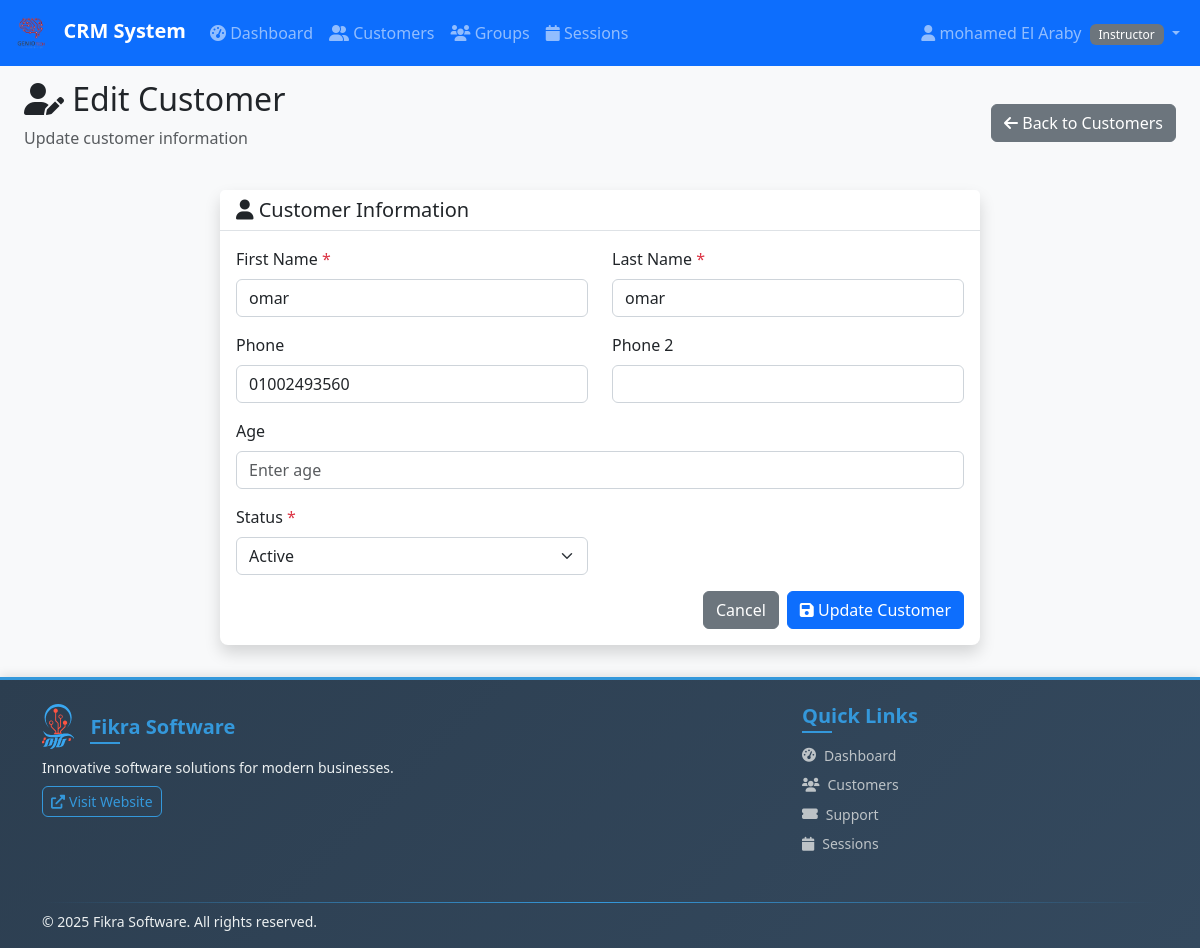
Before: /customers/1/edit (signed in) with the older database file.
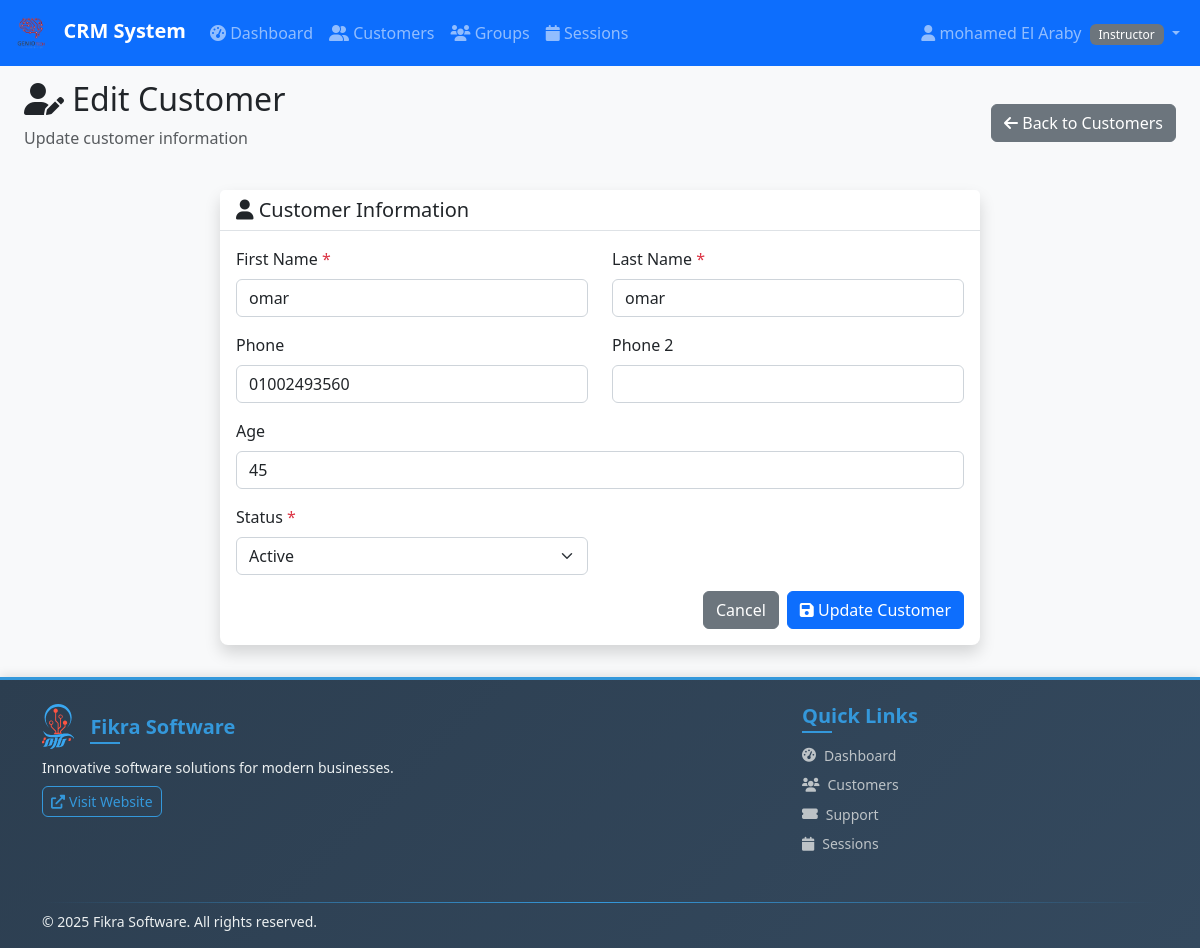
After: the same page with the newer database file.
### app.py (models this page shows)
class Customer(db.Model):
    id = db.Column(db.Integer, primary_key=True)
    first_name = db.Column(db.String(50), nullable=False)
    last_name = db.Column(db.String(50), nullable=False)
    phone = db.Column(db.String(20))
    phone2 = db.Column(db.String(20))  # Second phone number
    age = db.Column(db.Integer)  # Customer age
    status = db.Column(db.String(20), default='active')  # active, inactive, needs_follow_up, no_show
    created_at = db.Column(db.DateTime, default=datetime.utcnow)
    initial_notes = db.Column(db.Text)
    assigned_instructors = db.relationship('User',
                                         secondary=customer_instructor_association,
                                         backref=db.backref('assigned_customers', lazy='dynamic'),
                                         lazy='dynamic')

### app.py (the view, shortened to what this page needs)
@app.route('/customers/<int:customer_id>/edit', methods=['GET', 'POST'])
@login_required
def edit_customer(customer_id):
    customer = Customer.query.get_or_404(customer_id)
    if current_user.role == 'instructor' and current_user not in customer.assigned_instructors:
        flash('Access denied', 'error')
        return redirect(url_for('customers'))
    instructors = User.query.filter_by(role='instructor').all()
    return render_template('edit_customer.html', customer=customer, instructors=instructors)

### app.py (called while the page is built)
@login_manager.user_loader
def load_user(user_id):
    return User.query.get(int(user_id))

### templates/edit_customer.html (shortened to what the changed rows need)
{% extends "base.html" %}
{% block content %}
<div class="container-fluid">
    <div class="row">
        <div class="col-12">
            <div class="d-flex justify-content-between align-items-center mb-4">
                <div>
                    <h2><i class="fas fa-user-edit"></i> Edit Customer</h2>
                </div>
            </div>
        </div>
    </div>
    <div class="row justify-content-center">
        <div class="col-lg-8">
            <div class="card shadow">
                <div class="card-body">
                    <form method="POST">
                        <div class="row">
                            <div class="col-md-6">
                                <div class="mb-3">
                                    <label for="first_name" class="form-label">First Name <span
                                            class="text-danger">*</span></label>
                                    <input type="text" class="form-control" id="first_name" name="first_name"
                                        value="{{ customer.first_name }}" required>
                                </div>
                            </div>
                            <div class="col-md-6">
                                <div class="mb-3">
                                    <label for="last_name" class="form-label">Last Name <span
                                            class="text-danger">*</span></label>
                                    <input type="text" class="form-control" id="last_name" name="last_name"
                                        value="{{ customer.last_name }}" required>
                                </div>
                            </div>
                        </div>
                        <div class="row">
                            <div class="col-md-6">
                                <div class="mb-3">
                                    <label for="phone" class="form-label">Phone</label>
                                    <input type="tel" class="form-control" id="phone" name="phone"
                                        value="{{ customer.phone or '' }}">
                                </div>
                            </div>
                        </div>
                        <div class="mb-3">
                            <label for="age" class="form-label">Age</label>
                            <input type="number" class="form-control" id="age" name="age"
                                value="{{ customer.age or '' }}" placeholder="Enter age" min="1" max="120">
                        </div>
                    </form>
                </div>
            </div>
        </div>
    </div>
</div>
{% endblock %}

Changed rows visible on the page:
changed Customer "omar": age (not shown) → "45"
